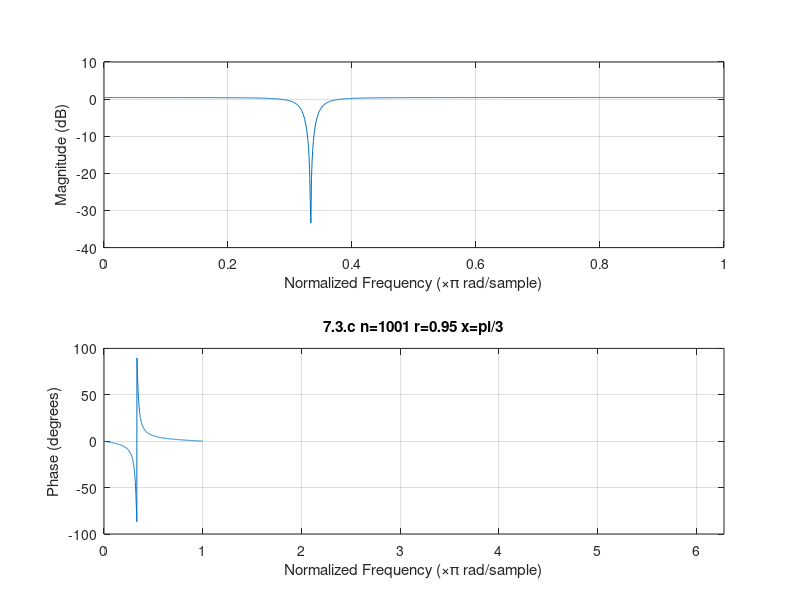

Reproduce this figure in MATLAB.
%-----------7.3.d-----------------
%----------freqz()----------------
%-------r=0.95 x=pi/3------------- 
x=pi/3;
y=2*cos(x);
r=0.95;

a=[1 -y*r r*r];
b=[1 -y 1];

freqz(b,a,1001);
xlim([0,2*pi]);
title('7.3.c n=1001 r=0.95 x=pi/3');
